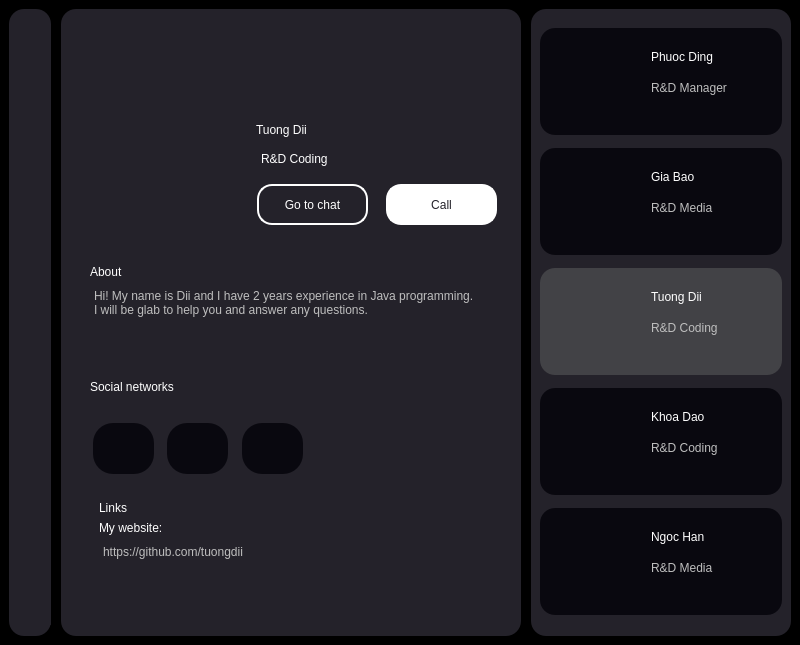
<?xml version="1.0" encoding="UTF-8"?>
<ui version="4.0">
 <class>MainWindow</class>
 <widget class="QMainWindow" name="MainWindow">
  <property name="geometry">
   <rect>
    <x>0</x>
    <y>0</y>
    <width>800</width>
    <height>600</height>
   </rect>
  </property>
  <property name="windowTitle">
   <string>MainWindow</string>
  </property>
  <widget class="QWidget" name="centralwidget">
   <property name="styleSheet">
    <string notr="true">background-color: black;</string>
   </property>
   <layout class="QHBoxLayout" name="horizontalLayout">
    <property name="spacing">
     <number>10</number>
    </property>
    <item>
     <widget class="QWidget" name="widget" native="true">
      <property name="minimumSize">
       <size>
        <width>42</width>
        <height>0</height>
       </size>
      </property>
      <property name="maximumSize">
       <size>
        <width>42</width>
        <height>16777215</height>
       </size>
      </property>
      <property name="styleSheet">
       <string notr="true">background-color: #24222A;
border-radius: 15px;</string>
      </property>
      <layout class="QVBoxLayout" name="verticalLayout">
       <item>
        <widget class="QWidget" name="widget_4" native="true">
         <widget class="QLabel" name="label_7">
          <property name="geometry">
           <rect>
            <x>0</x>
            <y>10</y>
            <width>20</width>
            <height>20</height>
           </rect>
          </property>
          <property name="text">
           <string/>
          </property>
          <property name="pixmap">
           <pixmap>../img/icons8-home-30.png</pixmap>
          </property>
          <property name="scaledContents">
           <bool>true</bool>
          </property>
         </widget>
         <widget class="QLabel" name="label_8">
          <property name="geometry">
           <rect>
            <x>0</x>
            <y>40</y>
            <width>20</width>
            <height>20</height>
           </rect>
          </property>
          <property name="text">
           <string/>
          </property>
          <property name="pixmap">
           <pixmap>../img/icons8-images-folder-48.png</pixmap>
          </property>
          <property name="scaledContents">
           <bool>true</bool>
          </property>
         </widget>
         <widget class="QLabel" name="label_9">
          <property name="geometry">
           <rect>
            <x>1</x>
            <y>70</y>
            <width>20</width>
            <height>20</height>
           </rect>
          </property>
          <property name="text">
           <string/>
          </property>
          <property name="pixmap">
           <pixmap>../img/icons8-friends-48.png</pixmap>
          </property>
          <property name="scaledContents">
           <bool>true</bool>
          </property>
         </widget>
        </widget>
       </item>
       <item>
        <widget class="QWidget" name="widget_5" native="true">
         <property name="minimumSize">
          <size>
           <width>40</width>
           <height>40</height>
          </size>
         </property>
         <property name="maximumSize">
          <size>
           <width>40</width>
           <height>40</height>
          </size>
         </property>
         <widget class="QLabel" name="label_6">
          <property name="geometry">
           <rect>
            <x>2</x>
            <y>16</y>
            <width>20</width>
            <height>20</height>
           </rect>
          </property>
          <property name="text">
           <string/>
          </property>
          <property name="pixmap">
           <pixmap>../img/icons8-qr-64.png</pixmap>
          </property>
          <property name="scaledContents">
           <bool>true</bool>
          </property>
         </widget>
        </widget>
       </item>
      </layout>
     </widget>
    </item>
    <item>
     <widget class="QWidget" name="widget_2" native="true">
      <property name="styleSheet">
       <string notr="true">background-color: #24222A;
border-radius: 15px;</string>
      </property>
      <layout class="QVBoxLayout" name="verticalLayout_3">
       <property name="leftMargin">
        <number>20</number>
       </property>
       <item>
        <widget class="QWidget" name="widget_6" native="true">
         <property name="minimumSize">
          <size>
           <width>0</width>
           <height>80</height>
          </size>
         </property>
         <property name="maximumSize">
          <size>
           <width>16777215</width>
           <height>80</height>
          </size>
         </property>
         <widget class="QPushButton" name="btn_back">
          <property name="geometry">
           <rect>
            <x>0</x>
            <y>19</y>
            <width>75</width>
            <height>24</height>
           </rect>
          </property>
          <property name="cursor">
           <cursorShape>PointingHandCursor</cursorShape>
          </property>
          <property name="text">
           <string/>
          </property>
          <property name="icon">
           <iconset>
            <normaloff>../img/icons8-left-arrow-50.png</normaloff>../img/icons8-left-arrow-50.png</iconset>
          </property>
          <property name="iconSize">
           <size>
            <width>30</width>
            <height>30</height>
           </size>
          </property>
         </widget>
        </widget>
       </item>
       <item>
        <widget class="QWidget" name="widget_7" native="true">
         <property name="minimumSize">
          <size>
           <width>0</width>
           <height>140</height>
          </size>
         </property>
         <property name="maximumSize">
          <size>
           <width>16777215</width>
           <height>140</height>
          </size>
         </property>
         <layout class="QHBoxLayout" name="horizontalLayout_2">
          <property name="topMargin">
           <number>0</number>
          </property>
          <property name="bottomMargin">
           <number>0</number>
          </property>
          <item>
           <widget class="QWidget" name="widget_11" native="true">
            <property name="minimumSize">
             <size>
              <width>160</width>
              <height>0</height>
             </size>
            </property>
            <property name="maximumSize">
             <size>
              <width>160</width>
              <height>16777215</height>
             </size>
            </property>
            <widget class="QLabel" name="label_60">
             <property name="geometry">
              <rect>
               <x>0</x>
               <y>-3</y>
               <width>130</width>
               <height>120</height>
              </rect>
             </property>
             <property name="text">
              <string/>
             </property>
             <property name="pixmap">
              <pixmap>../img/TuongDii.png</pixmap>
             </property>
             <property name="scaledContents">
              <bool>true</bool>
             </property>
            </widget>
           </widget>
          </item>
          <item>
           <widget class="QWidget" name="widget_12" native="true">
            <widget class="QLabel" name="label_61">
             <property name="geometry">
              <rect>
               <x>0</x>
               <y>10</y>
               <width>111</width>
               <height>31</height>
              </rect>
             </property>
             <property name="styleSheet">
              <string notr="true">font: 700 16pt &quot;Arial&quot;;
color: #ffffff;</string>
             </property>
             <property name="text">
              <string>Tuong Dii</string>
             </property>
            </widget>
            <widget class="QLabel" name="label_62">
             <property name="enabled">
              <bool>true</bool>
             </property>
             <property name="geometry">
              <rect>
               <x>5</x>
               <y>45</y>
               <width>91</width>
               <height>20</height>
              </rect>
             </property>
             <property name="styleSheet">
              <string notr="true">font: 700 10pt &quot;Arial&quot;;
color: #ffffff;
</string>
             </property>
             <property name="text">
              <string>R&amp;D Coding</string>
             </property>
            </widget>
            <widget class="QPushButton" name="pushButton">
             <property name="geometry">
              <rect>
               <x>1</x>
               <y>80</y>
               <width>111</width>
               <height>41</height>
              </rect>
             </property>
             <property name="styleSheet">
              <string notr="true">border: 2px solid #ffffff;
font: 12pt &quot;Arial&quot;;
color: #ffffff;</string>
             </property>
             <property name="text">
              <string>Go to chat</string>
             </property>
            </widget>
            <widget class="QPushButton" name="pushButton_2">
             <property name="geometry">
              <rect>
               <x>130</x>
               <y>80</y>
               <width>111</width>
               <height>41</height>
              </rect>
             </property>
             <property name="styleSheet">
              <string notr="true">border: 2px solid #ffffff;
background-color: #ffffff;
font: 12pt &quot;Arial&quot;;
color: #24222A;</string>
             </property>
             <property name="text">
              <string>Call</string>
             </property>
            </widget>
           </widget>
          </item>
         </layout>
        </widget>
       </item>
       <item>
        <widget class="QWidget" name="widget_10" native="true">
         <property name="minimumSize">
          <size>
           <width>0</width>
           <height>100</height>
          </size>
         </property>
         <property name="maximumSize">
          <size>
           <width>16777215</width>
           <height>100</height>
          </size>
         </property>
         <layout class="QVBoxLayout" name="verticalLayout_4">
          <property name="topMargin">
           <number>15</number>
          </property>
          <item>
           <widget class="QLabel" name="label_66">
            <property name="enabled">
             <bool>true</bool>
            </property>
            <property name="styleSheet">
             <string notr="true">font: 700 15pt &quot;Arial&quot;;
color: #ffffff;</string>
            </property>
            <property name="text">
             <string>About</string>
            </property>
           </widget>
          </item>
          <item>
           <widget class="QPlainTextEdit" name="plainTextEdit">
            <property name="enabled">
             <bool>false</bool>
            </property>
            <property name="plainText">
             <string>Hi! My name is Dii and I have 2 years experience in Java programming.
I will be glab to help you and answer any questions.</string>
            </property>
           </widget>
          </item>
         </layout>
        </widget>
       </item>
       <item>
        <widget class="QWidget" name="widget_8" native="true">
         <property name="minimumSize">
          <size>
           <width>0</width>
           <height>130</height>
          </size>
         </property>
         <property name="maximumSize">
          <size>
           <width>16777215</width>
           <height>130</height>
          </size>
         </property>
         <layout class="QVBoxLayout" name="verticalLayout_5">
          <property name="spacing">
           <number>0</number>
          </property>
          <property name="topMargin">
           <number>0</number>
          </property>
          <item>
           <widget class="QLabel" name="label_67">
            <property name="enabled">
             <bool>true</bool>
            </property>
            <property name="styleSheet">
             <string notr="true">font: 700 15pt &quot;Arial&quot;;
color: #ffffff;</string>
            </property>
            <property name="text">
             <string>Social networks</string>
            </property>
           </widget>
          </item>
          <item>
           <widget class="QWidget" name="widget_13" native="true">
            <property name="layoutDirection">
             <enum>Qt::LeftToRight</enum>
            </property>
            <widget class="QGraphicsView" name="graphicsView_6">
             <property name="geometry">
              <rect>
               <x>77</x>
               <y>6</y>
               <width>61</width>
               <height>51</height>
              </rect>
             </property>
             <property name="minimumSize">
              <size>
               <width>61</width>
               <height>51</height>
              </size>
             </property>
             <property name="maximumSize">
              <size>
               <width>61</width>
               <height>51</height>
              </size>
             </property>
             <property name="styleSheet">
              <string notr="true">border-radius: 20px;
background-color: #09080F;</string>
             </property>
            </widget>
            <widget class="QGraphicsView" name="graphicsView_7">
             <property name="geometry">
              <rect>
               <x>152</x>
               <y>6</y>
               <width>61</width>
               <height>51</height>
              </rect>
             </property>
             <property name="minimumSize">
              <size>
               <width>61</width>
               <height>51</height>
              </size>
             </property>
             <property name="maximumSize">
              <size>
               <width>61</width>
               <height>51</height>
              </size>
             </property>
             <property name="styleSheet">
              <string notr="true">border-radius: 20px;
background-color: #09080F;</string>
             </property>
            </widget>
            <widget class="QGraphicsView" name="graphicsView_5">
             <property name="geometry">
              <rect>
               <x>3</x>
               <y>6</y>
               <width>61</width>
               <height>51</height>
              </rect>
             </property>
             <property name="minimumSize">
              <size>
               <width>61</width>
               <height>51</height>
              </size>
             </property>
             <property name="maximumSize">
              <size>
               <width>61</width>
               <height>51</height>
              </size>
             </property>
             <property name="styleSheet">
              <string notr="true">border-radius: 20px;
background-color: #09080F;</string>
             </property>
            </widget>
            <widget class="QLabel" name="label_2">
             <property name="geometry">
              <rect>
               <x>20</x>
               <y>18</y>
               <width>25</width>
               <height>25</height>
              </rect>
             </property>
             <property name="styleSheet">
              <string notr="true">background-color: #09080F;</string>
             </property>
             <property name="text">
              <string/>
             </property>
             <property name="pixmap">
              <pixmap>../img/facebook.png</pixmap>
             </property>
             <property name="scaledContents">
              <bool>true</bool>
             </property>
            </widget>
            <widget class="QLabel" name="label_3">
             <property name="geometry">
              <rect>
               <x>95</x>
               <y>18</y>
               <width>25</width>
               <height>25</height>
              </rect>
             </property>
             <property name="styleSheet">
              <string notr="true">background-color: #09080F;</string>
             </property>
             <property name="text">
              <string/>
             </property>
             <property name="pixmap">
              <pixmap>../img/instagram.png</pixmap>
             </property>
             <property name="scaledContents">
              <bool>true</bool>
             </property>
            </widget>
            <widget class="QLabel" name="label_4">
             <property name="geometry">
              <rect>
               <x>170</x>
               <y>19</y>
               <width>25</width>
               <height>25</height>
              </rect>
             </property>
             <property name="styleSheet">
              <string notr="true">background-color: #09080F;</string>
             </property>
             <property name="text">
              <string/>
             </property>
             <property name="pixmap">
              <pixmap>../img/linkedin.png</pixmap>
             </property>
             <property name="scaledContents">
              <bool>true</bool>
             </property>
            </widget>
           </widget>
          </item>
         </layout>
        </widget>
       </item>
       <item>
        <widget class="QWidget" name="widget_9" native="true">
         <layout class="QHBoxLayout" name="horizontalLayout_3">
          <item>
           <widget class="QWidget" name="widget_14" native="true">
            <layout class="QVBoxLayout" name="verticalLayout_6">
             <property name="topMargin">
              <number>0</number>
             </property>
             <item>
              <widget class="QLabel" name="label_68">
               <property name="enabled">
                <bool>true</bool>
               </property>
               <property name="styleSheet">
                <string notr="true">font: 700 15pt &quot;Arial&quot;;
color: #ffffff;</string>
               </property>
               <property name="text">
                <string>Links</string>
               </property>
              </widget>
             </item>
             <item>
              <widget class="QLabel" name="label_69">
               <property name="enabled">
                <bool>true</bool>
               </property>
               <property name="styleSheet">
                <string notr="true">color: #ffffff;
font: 12pt &quot;Arial&quot;;</string>
               </property>
               <property name="text">
                <string>My website:</string>
               </property>
              </widget>
             </item>
             <item>
              <widget class="QPlainTextEdit" name="plainTextEdit_2">
               <property name="enabled">
                <bool>false</bool>
               </property>
               <property name="plainText">
                <string>https://github.com/tuongdii</string>
               </property>
              </widget>
             </item>
            </layout>
           </widget>
          </item>
          <item>
           <widget class="QWidget" name="widget_15" native="true">
            <property name="minimumSize">
             <size>
              <width>60</width>
              <height>0</height>
             </size>
            </property>
            <property name="maximumSize">
             <size>
              <width>60</width>
              <height>16777215</height>
             </size>
            </property>
            <widget class="QLabel" name="label_5">
             <property name="geometry">
              <rect>
               <x>20</x>
               <y>44</y>
               <width>30</width>
               <height>30</height>
              </rect>
             </property>
             <property name="text">
              <string/>
             </property>
             <property name="pixmap">
              <pixmap>../img/icons8-external-link-64.png</pixmap>
             </property>
             <property name="scaledContents">
              <bool>true</bool>
             </property>
            </widget>
           </widget>
          </item>
         </layout>
        </widget>
       </item>
      </layout>
     </widget>
    </item>
    <item>
     <widget class="QWidget" name="widget_3" native="true">
      <property name="minimumSize">
       <size>
        <width>260</width>
        <height>0</height>
       </size>
      </property>
      <property name="maximumSize">
       <size>
        <width>260</width>
        <height>16777215</height>
       </size>
      </property>
      <property name="styleSheet">
       <string notr="true">background-color: #24222A;
border-radius: 15px;</string>
      </property>
      <layout class="QVBoxLayout" name="verticalLayout_2">
       <property name="leftMargin">
        <number>9</number>
       </property>
       <property name="topMargin">
        <number>12</number>
       </property>
       <item>
        <widget class="QFrame" name="frame_12">
         <property name="minimumSize">
          <size>
           <width>0</width>
           <height>107</height>
          </size>
         </property>
         <property name="maximumSize">
          <size>
           <width>16777215</width>
           <height>107</height>
          </size>
         </property>
         <property name="styleSheet">
          <string notr="true">background-color: #09080F;
border-radius: 15px;</string>
         </property>
         <property name="frameShape">
          <enum>QFrame::StyledPanel</enum>
         </property>
         <property name="frameShadow">
          <enum>QFrame::Raised</enum>
         </property>
         <widget class="QLabel" name="label_45">
          <property name="geometry">
           <rect>
            <x>8</x>
            <y>6</y>
            <width>100</width>
            <height>91</height>
           </rect>
          </property>
          <property name="text">
           <string/>
          </property>
          <property name="pixmap">
           <pixmap>../img/anhPhuoc.png</pixmap>
          </property>
          <property name="scaledContents">
           <bool>true</bool>
          </property>
         </widget>
         <widget class="QLabel" name="label_46">
          <property name="geometry">
           <rect>
            <x>111</x>
            <y>19</y>
            <width>91</width>
            <height>20</height>
           </rect>
          </property>
          <property name="styleSheet">
           <string notr="true">font: 700 12pt &quot;Arial&quot;;
color: #ffffff;</string>
          </property>
          <property name="text">
           <string>Phuoc Ding</string>
          </property>
         </widget>
         <widget class="QLabel" name="label_47">
          <property name="enabled">
           <bool>false</bool>
          </property>
          <property name="geometry">
           <rect>
            <x>111</x>
            <y>50</y>
            <width>91</width>
            <height>20</height>
           </rect>
          </property>
          <property name="styleSheet">
           <string notr="true">font: 700 10pt &quot;Arial&quot;;
</string>
          </property>
          <property name="text">
           <string>R&amp;D Manager</string>
          </property>
         </widget>
        </widget>
       </item>
       <item>
        <widget class="QFrame" name="frame_11">
         <property name="maximumSize">
          <size>
           <width>16777215</width>
           <height>107</height>
          </size>
         </property>
         <property name="styleSheet">
          <string notr="true">background-color: #09080F;
border-radius: 15px;</string>
         </property>
         <property name="frameShape">
          <enum>QFrame::StyledPanel</enum>
         </property>
         <property name="frameShadow">
          <enum>QFrame::Raised</enum>
         </property>
         <widget class="QLabel" name="label_42">
          <property name="geometry">
           <rect>
            <x>8</x>
            <y>6</y>
            <width>100</width>
            <height>91</height>
           </rect>
          </property>
          <property name="text">
           <string/>
          </property>
          <property name="pixmap">
           <pixmap>../img/bao (2).png</pixmap>
          </property>
          <property name="scaledContents">
           <bool>true</bool>
          </property>
         </widget>
         <widget class="QLabel" name="label_43">
          <property name="geometry">
           <rect>
            <x>111</x>
            <y>19</y>
            <width>91</width>
            <height>20</height>
           </rect>
          </property>
          <property name="styleSheet">
           <string notr="true">font: 700 12pt &quot;Arial&quot;;
color: #ffffff;</string>
          </property>
          <property name="text">
           <string>Gia Bao</string>
          </property>
         </widget>
         <widget class="QLabel" name="label_44">
          <property name="enabled">
           <bool>false</bool>
          </property>
          <property name="geometry">
           <rect>
            <x>111</x>
            <y>50</y>
            <width>91</width>
            <height>20</height>
           </rect>
          </property>
          <property name="styleSheet">
           <string notr="true">font: 700 10pt &quot;Arial&quot;;
</string>
          </property>
          <property name="text">
           <string>R&amp;D Media</string>
          </property>
         </widget>
        </widget>
       </item>
       <item>
        <widget class="QFrame" name="frame_14">
         <property name="maximumSize">
          <size>
           <width>16777215</width>
           <height>107</height>
          </size>
         </property>
         <property name="styleSheet">
          <string notr="true">background-color: #424246;
border-radius: 15px;</string>
         </property>
         <property name="frameShape">
          <enum>QFrame::StyledPanel</enum>
         </property>
         <property name="frameShadow">
          <enum>QFrame::Raised</enum>
         </property>
         <widget class="QLabel" name="label_57">
          <property name="geometry">
           <rect>
            <x>8</x>
            <y>6</y>
            <width>100</width>
            <height>91</height>
           </rect>
          </property>
          <property name="text">
           <string/>
          </property>
          <property name="pixmap">
           <pixmap>../img/TuongDii.png</pixmap>
          </property>
          <property name="scaledContents">
           <bool>true</bool>
          </property>
         </widget>
         <widget class="QLabel" name="label_58">
          <property name="geometry">
           <rect>
            <x>111</x>
            <y>19</y>
            <width>91</width>
            <height>20</height>
           </rect>
          </property>
          <property name="styleSheet">
           <string notr="true">font: 700 12pt &quot;Arial&quot;;
color: #ffffff;</string>
          </property>
          <property name="text">
           <string>Tuong Dii</string>
          </property>
         </widget>
         <widget class="QLabel" name="label_59">
          <property name="enabled">
           <bool>false</bool>
          </property>
          <property name="geometry">
           <rect>
            <x>111</x>
            <y>50</y>
            <width>91</width>
            <height>20</height>
           </rect>
          </property>
          <property name="styleSheet">
           <string notr="true">font: 700 10pt &quot;Arial&quot;;
</string>
          </property>
          <property name="text">
           <string>R&amp;D Coding</string>
          </property>
         </widget>
        </widget>
       </item>
       <item>
        <widget class="QFrame" name="frame_13">
         <property name="maximumSize">
          <size>
           <width>16777215</width>
           <height>107</height>
          </size>
         </property>
         <property name="styleSheet">
          <string notr="true">background-color: #09080F;
border-radius: 15px;</string>
         </property>
         <property name="frameShape">
          <enum>QFrame::StyledPanel</enum>
         </property>
         <property name="frameShadow">
          <enum>QFrame::Raised</enum>
         </property>
         <widget class="QLabel" name="label_54">
          <property name="geometry">
           <rect>
            <x>8</x>
            <y>6</y>
            <width>100</width>
            <height>91</height>
           </rect>
          </property>
          <property name="text">
           <string/>
          </property>
          <property name="pixmap">
           <pixmap>../img/khoa.png</pixmap>
          </property>
          <property name="scaledContents">
           <bool>true</bool>
          </property>
         </widget>
         <widget class="QLabel" name="label_55">
          <property name="geometry">
           <rect>
            <x>111</x>
            <y>19</y>
            <width>91</width>
            <height>20</height>
           </rect>
          </property>
          <property name="styleSheet">
           <string notr="true">font: 700 12pt &quot;Arial&quot;;
color: #ffffff;</string>
          </property>
          <property name="text">
           <string>Khoa Dao</string>
          </property>
         </widget>
         <widget class="QLabel" name="label_56">
          <property name="enabled">
           <bool>false</bool>
          </property>
          <property name="geometry">
           <rect>
            <x>111</x>
            <y>50</y>
            <width>91</width>
            <height>20</height>
           </rect>
          </property>
          <property name="styleSheet">
           <string notr="true">font: 700 10pt &quot;Arial&quot;;
</string>
          </property>
          <property name="text">
           <string>R&amp;D Coding</string>
          </property>
         </widget>
        </widget>
       </item>
       <item>
        <widget class="QFrame" name="frame_16">
         <property name="maximumSize">
          <size>
           <width>16777215</width>
           <height>107</height>
          </size>
         </property>
         <property name="styleSheet">
          <string notr="true">background-color: #09080F;
border-radius: 15px;</string>
         </property>
         <property name="frameShape">
          <enum>QFrame::StyledPanel</enum>
         </property>
         <property name="frameShadow">
          <enum>QFrame::Raised</enum>
         </property>
         <widget class="QLabel" name="label_63">
          <property name="geometry">
           <rect>
            <x>8</x>
            <y>6</y>
            <width>100</width>
            <height>91</height>
           </rect>
          </property>
          <property name="text">
           <string/>
          </property>
          <property name="pixmap">
           <pixmap>../img/chiHan.png</pixmap>
          </property>
          <property name="scaledContents">
           <bool>true</bool>
          </property>
         </widget>
         <widget class="QLabel" name="label_64">
          <property name="geometry">
           <rect>
            <x>111</x>
            <y>19</y>
            <width>91</width>
            <height>20</height>
           </rect>
          </property>
          <property name="styleSheet">
           <string notr="true">font: 700 12pt &quot;Arial&quot;;
color: #ffffff;</string>
          </property>
          <property name="text">
           <string>Ngoc Han</string>
          </property>
         </widget>
         <widget class="QLabel" name="label_65">
          <property name="enabled">
           <bool>false</bool>
          </property>
          <property name="geometry">
           <rect>
            <x>111</x>
            <y>50</y>
            <width>91</width>
            <height>20</height>
           </rect>
          </property>
          <property name="styleSheet">
           <string notr="true">font: 700 10pt &quot;Arial&quot;;
</string>
          </property>
          <property name="text">
           <string>R&amp;D Media</string>
          </property>
         </widget>
        </widget>
       </item>
      </layout>
     </widget>
    </item>
   </layout>
  </widget>
 </widget>
 <resources/>
 <connections/>
</ui>
